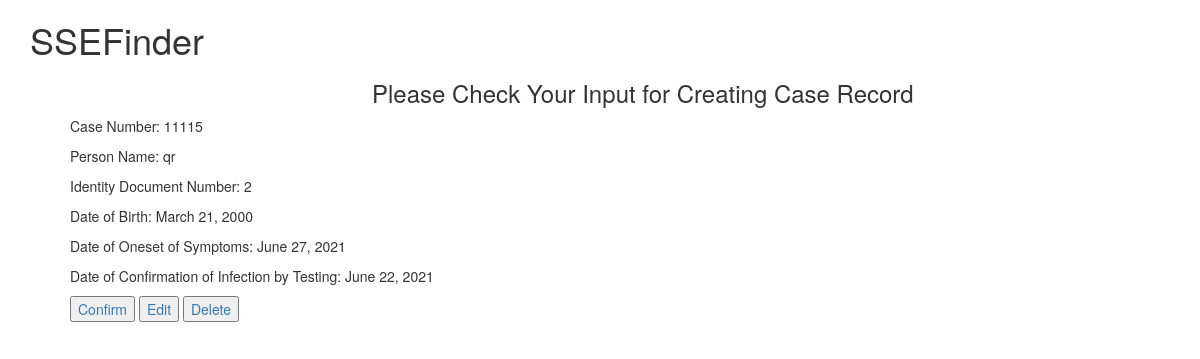
/CaseRecord/Preview, run on the app's committed database.
### CaseRecord/models.py (models this page shows, shortened)
class CaseRecord(models.Model):
    caseNumber = models.IntegerField()
    personName = models.CharField(max_length=200)
    identityDocumentNumber = models.CharField(max_length=200)
    dateOfBirth = models.DateField(auto_now_add=False)
    dateOfOnesetOfSymptoms = models.DateField(auto_now_add=False)
    dateOfConfirmationOfInfectionByTesting = models.DateField(auto_now_add=False)
    date = models.DateTimeField(auto_now_add=True)
    class Meta:
        ordering = ['-date']

### CaseRecord/views.py (the view)
class CaseRecordView(ListView):
    template_name = "CaseRecord.html"
    model = CaseRecord

### templates/CaseRecord.html (shortened to what this page needs)
{% extends 'base.html' %}
{% block body %}
<h3><span style = "position: relative; left:30%">Please Check Your Input for Creating Case Record</span></h3>
<ul>
{% for case in object_list %}
{% if forloop.first %}
    Case Number: {{case.caseNumber}}
    Person Name: {{case.personName}}
    Identity Document Number: {{case.identityDocumentNumber}}
    Date of Birth: {{case.dateOfBirth}}
    Date of Oneset of Symptoms: {{case.dateOfOnesetOfSymptoms}}
    Date of Confirmation of Infection by Testing: {{case.dateOfConfirmationOfInfectionByTesting}}
    <button id="confirm"><a href="{% url 'home' %}">Confirm</button>
    <button id="Update"><a href="{% url 'update_CaseRecord' case.pk %}">Edit</a></button>
    <button id="Cancel"><a href="{% url 'delete_CaseRecord' case.pk %}">Delete</a></button>
{%endif%}
{% endfor %}
</ul>
{% endblock %}

### data on the page
CaseRecord: caseNumber "11115", personName "qr", identityDocumentNumber "2", dateOfBirth "March 21, 2000", dateOfOnesetOfSymptoms "June 27, 2021", dateOfConfirmationOfInfectionByTesting "June 22, 2021"
